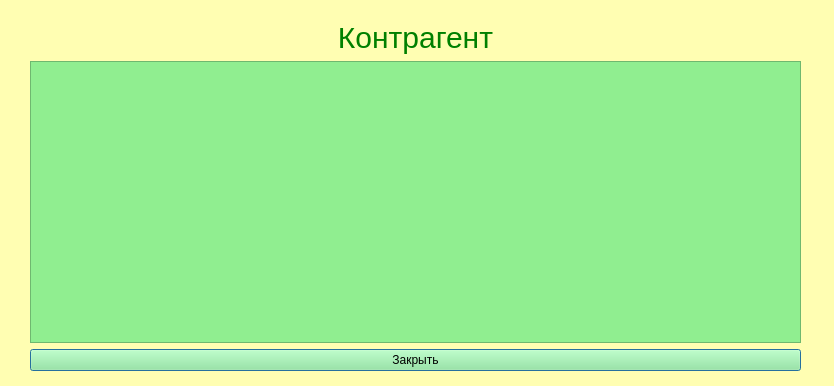
<?xml version="1.0" encoding="UTF-8"?>
<ui version="4.0">
 <class>CounterpartyReport</class>
 <widget class="QDialog" name="CounterpartyReport">
  <property name="geometry">
   <rect>
    <x>0</x>
    <y>0</y>
    <width>834</width>
    <height>386</height>
   </rect>
  </property>
  <property name="windowTitle">
   <string>Dialog</string>
  </property>
  <property name="styleSheet">
   <string notr="true">background-color:rgb(255, 254, 178);</string>
  </property>
  <widget class="QWidget" name="layoutWidget">
   <property name="geometry">
    <rect>
     <x>30</x>
     <y>20</y>
     <width>771</width>
     <height>351</height>
    </rect>
   </property>
   <layout class="QVBoxLayout" name="verticalLayout">
    <item>
     <widget class="QLabel" name="label">
      <property name="styleSheet">
       <string notr="true">font-size:30px;
color:green</string>
      </property>
      <property name="text">
       <string>&lt;html&gt;&lt;head/&gt;&lt;body&gt;&lt;p align=&quot;center&quot;&gt;Контрагент&lt;/p&gt;&lt;/body&gt;&lt;/html&gt;</string>
      </property>
     </widget>
    </item>
    <item>
     <widget class="QTableWidget" name="counterpartyTable">
      <property name="styleSheet">
       <string notr="true">color: black;
background-color: lightgreen</string>
      </property>
     </widget>
    </item>
    <item>
     <widget class="QPushButton" name="logoutButton">
      <property name="styleSheet">
       <string notr="true">color: black;
background-color: lightgreen</string>
      </property>
      <property name="text">
       <string>Закрыть</string>
      </property>
     </widget>
    </item>
   </layout>
  </widget>
 </widget>
 <resources/>
 <connections/>
</ui>
